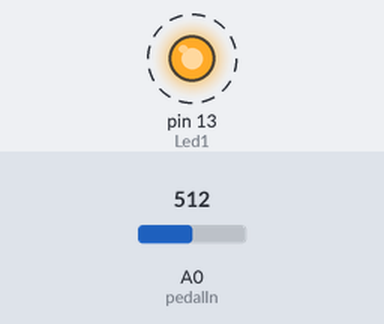
A sketch run on a simulated Arduino Uno, built with avr-gcc and run on an emulated ATmega328P. Parts: output pins drawn as LEDs (lit = HIGH). Dashed ring = blinking. Inputs (shaded band) come from the test bench; at power-on: A0 (pedalIn) = 512. What the sketch prints to the serial monitor is not drawn.

Above: at 0.3 s.
Timing chart, 0 to 3.7 s (numbered marks = the images above):
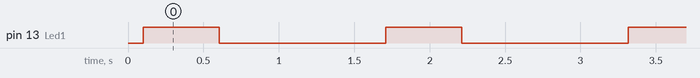

Measured:
- by itself, pin 13 (Led1): alternates HIGH for 0.50 s and LOW for 1.1 s

The sketch:

pedal_arduino.ino
```cpp
/*
  potmeter pedal attached to analog input 0
*/

int pedalIn = A0;     //  analog input pin
int pedalOut;         //  analog read
int pedalOutR;        // reversed output
int Led1 = 13;        // onboard Led
int flasher = 0;          // Led flash  counter

void setup() {
  Serial.begin(9600);
  Serial.println("device on");


  pinMode(Led1, OUTPUT);
}

void loop() {
  // read the value from the pedal
  pedalOut = analogRead(pedalIn);//range 0 - 1023
  pedalOutR = map(pedalOut, 0, 1023, 1023, 0);
  delay(100);
  Serial.print(pedalOut);
  Serial.print(";");
  Serial.print(pedalOutR);
  Serial.print(";");//Processing needs an extra string probably bug
  Serial.println();
  flasher++;//up the flash counter
  if (flasher < 5) {
    LedOn();
  }
  if (flasher > 5) {
    LedOff();
  }
  if (flasher > 15) {
    flasher = 0;
  }
}

void LedOn() {
  digitalWrite(Led1, HIGH);
}

void LedOff() {
  digitalWrite(Led1, LOW);
}
```
